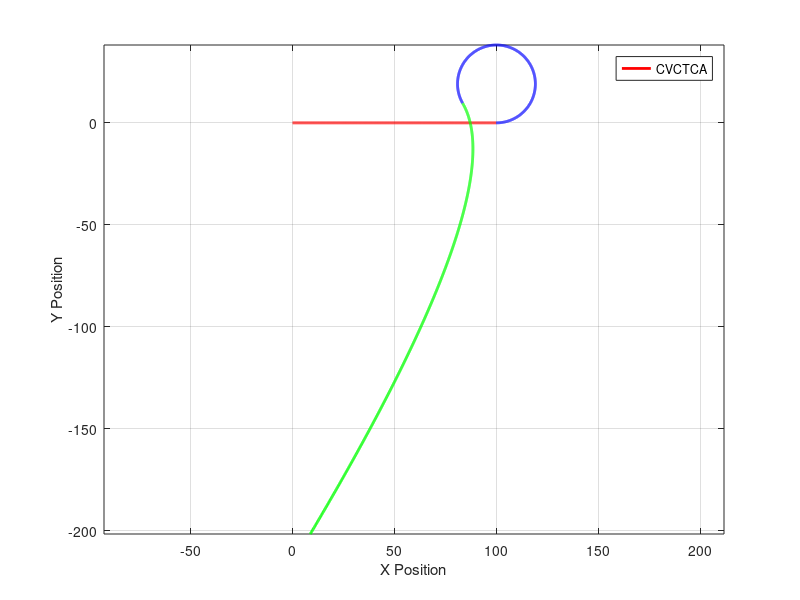

Reproduce this figure in MATLAB. (Note: this script raises an error after producing the figure.)
clear;clc;close all

load("soloKF_CVCTCA.mat");
load("IMM_CVCTCA.mat");
load("trajectoryDataCVCTCA.mat");

fs = 100;
% Plot the trajectory
figure;
plot(traj(1:10*fs,1),traj(1:10*fs,2), 'Color','r','LineWidth',2);
hold on 
grid on;
plot(traj(10*fs:20*fs,1),traj(10*fs:20*fs,2), 'Color','b','LineWidth',2);
plot(traj(20*fs:30*fs,1),traj(20*fs:30*fs,2), 'Color','g','LineWidth',2);
xlabel('X Position');
ylabel('Y Position');
legend(["CV" "CT" "CA"],"Location","best")
axis equal;


figure 
subplot 211
plot(time(2:end),traj(2:end,1)-Ximm(1,:)',"linewidth",2)
hold on
grid on
plot(time(2:end),traj(2:end,1)-x1_hat(:,1),"linewidth",2)
plot(time(2:end),traj(2:end,1)-x2_hat(:,1),"linewidth",2)
plot(time(2:end),traj(2:end,1)-x3_hat(:,1),"linewidth",2)
xlabel("Time (sec)")
ylabel("X Error (m)")
legend(["IMM" "CV" "CT" "CA"],"location","best")
subplot 212
plot(time(2:end),traj(2:end,2)-Ximm(2,:)',"linewidth",2)
hold on 
grid on
plot(time(2:end),traj(2:end,2)-x1_hat(:,2),"linewidth",2)
plot(time(2:end),traj(2:end,2)-x2_hat(:,2),"linewidth",2)
plot(time(2:end),traj(2:end,2)-x3_hat(:,2),"linewidth",2)
xlabel("Time (sec)")
ylabel("Y Error (m)")
sgtitle("Filter Error Comparison (Position)")

figure 
subplot 211
plot(time(2:end),traj(2:end,3)-Ximm(3,:)',"linewidth",2)
hold on
grid on
plot(time(2:end),traj(2:end,3)-x1_hat(:,3),"linewidth",2)
plot(time(2:end),traj(2:end,3)-x2_hat(:,3),"linewidth",2)
plot(time(2:end),traj(2:end,3)-x3_hat(:,3),"linewidth",2)
xlabel("Time (sec)")
ylabel("V_x Error (m/s)")
legend(["IMM" "CV" "CT" "CA"],"location","best")
subplot 212
plot(time(2:end),traj(2:end,4)-Ximm(4,:)',"linewidth",2)
hold on 
grid on
plot(time(2:end),traj(2:end,4)-x1_hat(:,4),"linewidth",2)
plot(time(2:end),traj(2:end,4)-x2_hat(:,4),"linewidth",2)
plot(time(2:end),traj(2:end,4)-x3_hat(:,4),"linewidth",2)
xlabel("Time (sec)")
ylabel("V_y Error (m.s)")
sgtitle("Filter Error Comparison (Velocity)")

figure 
subplot 211
plot(time(2:end),traj(2:end,1)-Ximm(1,:)',"linewidth",2)
hold on
grid on
xlabel("Time (sec)")
ylabel("X Error (m)")
subplot 212
plot(time(2:end),traj(2:end,2)-Ximm(2,:)',"linewidth",2)
hold on 
grid on
xlabel("Time (sec)")
ylabel("Y Error (m)")
sgtitle("CV-CT-CA Position Error")

figure 
subplot 211
plot(time(2:end),traj(2:end,3)-Ximm(3,:)',"linewidth",2)
hold on
grid on
xlabel("Time (sec)")
ylabel("V_x Error (m/s)")
subplot 212
plot(time(2:end),traj(2:end,4)-Ximm(4,:)',"linewidth",2)
hold on 
grid on
xlabel("Time (sec)")
ylabel("V_y Error (m/s)")
sgtitle("CV-CT-CA Velocity Error")